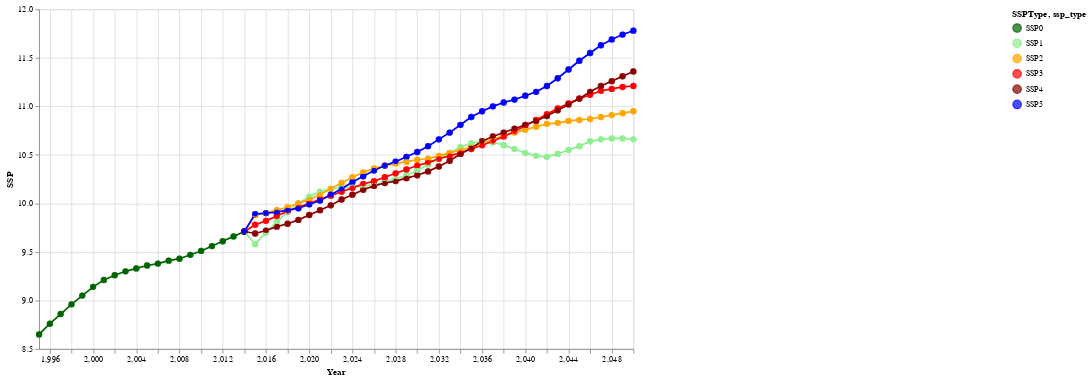

This figure's notebook cell:
### Code cell
range_ = [ 'darkgreen', 'lightgreen', 'orange', 'red', 'darkred','blue', 'lightblue', 'skyblue']
#range_ = [ 'silver','skyblue']

proj_new_data = proj_temp_with_area.rename(columns={'Category': 'Year'})
brush = alt.selection_single(fields=['SSP', 'SSPType'], on='click', empty='none')
base = alt.Chart(proj_new_data).encode(
    alt.X('Year:Q'),
)
ssp1_point = base.mark_point().encode(
    alt.Y('SSP:Q', scale=alt.Scale(zero=False)),
    alt.X('Year', scale=alt.Scale(zero=False)),
    alt.Color('SSPType'),
    strokeWidth=alt.value(2),
    tooltip = 'SSP'
).properties(width=700, height=400).add_selection(brush)

ssp1_line = base.mark_line(
     point={
      "filled": True,
    }
).encode(
    alt.Y('SSP:Q', scale=alt.Scale(zero=False)),
    alt.X('Year', scale=alt.Scale(zero=False)),
    
    alt.Color('SSPType'),
    tooltip='SSP',
    strokeWidth=alt.value(2)
)

pie = alt.Chart(proj_new_data).mark_arc().encode(
    theta = alt.Theta(field="area", type="quantitative") ,
    #color = alt.Color(field="area", type="nominal", scale=alt.Scale(range=range_)),
    color = alt.Color(field="ssp_type", scale=alt.Scale(range=range_)),
    radius = alt.datum(150, scale=None), 
    tooltip="area"
).transform_filter(brush).properties(width=400, height=400).add_selection(brush)

# ssp1_line   
(ssp1_point + ssp1_line) | pie

### Figure 1 — Vega-Lite specification as saved in the notebook (floating-point values rounded to 4 significant figures; data arrays with more than 128 entries replaced by an {"elided": "..."} marker saying what was removed)
{"config": {"view": {"continuousWidth": 400, "continuousHeight": 300}}, "hconcat": [{"layer": [{"mark": "point", "encoding": {"color": {"field": "SSPType", "type": "nominal"}, "strokeWidth": {"value": 2}, "tooltip": {"field": "SSP", "type": "quantitative"}, "x": {"field": "Year", "scale": {"zero": false}, "type": "quantitative"}, "y": {"field": "SSP", "scale": {"zero": false}, "type": "quantitative"}}, "height": 400, "selection": {"selector020": {"type": "single", "fields": ["SSP", "SSPType"], "on": "click", "empty": "none"}}, "width": 700}, {"mark": {"type": "line", "point": {"filled": true}}, "encoding": {"color": {"field": "SSPType", "type": "nominal"}, "strokeWidth": {"value": 2}, "tooltip": {"field": "SSP", "type": "quantitative"}, "x": {"field": "Year", "scale": {"zero": false}, "type": "quantitative"}, "y": {"field": "SSP", "scale": {"zero": false}, "type": "quantitative"}}}]}, {"mark": "arc", "encoding": {"color": {"field": "ssp_type", "scale": {"range": ["darkgreen", "lightgreen", "orange", "red", "darkred", "blue", "lightblue", "skyblue"]}}, "radius": {"scale": null, "datum": 150}, "theta": {"field": "area", "type": "quantitative"}, "tooltip": {"field": "area", "type": "quantitative"}}, "height": 400, "selection": {"selector020": {"type": "single", "fields": ["SSP", "SSPType"], "on": "click", "empty": "none"}}, "transform": [{"filter": {"selection": "selector020"}}], "width": 400}], "data": {"name": "data-c361083c8d088c5aef6143d3a87c5464"}, "$schema": "https://vega.github.io/schema/vega-lite/v4.17.0.json", "datasets": {"data-c361083c8d088c5aef6143d3a87c5464": {"elided": "410 records"}}}
